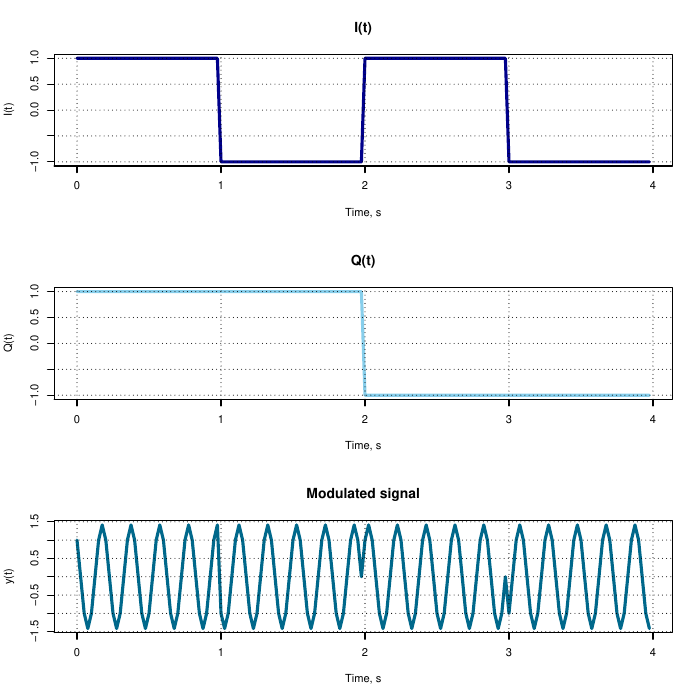

This figure's R source:
t<-c(seq(0, 0.975, 0.025), 
	 seq(1, 1.975, 0.025),
	 seq(2, 2.975, 0.025),
	 seq(3, 3.975, 0.025));
#print(length(t));
i<-c(rep(1, 40), 
	rep(-1, 40), 
	rep(1, 40), 
	rep(-1, 40));
#print(length(i));
q<-c(rep(1, 40), 
	rep(1, 40), 
	rep(-1, 40), 
	rep(-1, 40));
#print(length(q));
#q<-c(1, 1, 1, 1, 1, 1, 1, 1, 1, 1, 1, 1, 1, 1, 1, 1, 1, 1, 1, 1, 1,
#	 1, 1, 1, 1, 1, 1, 1, 1, 1, 1, 1, 1, 1, 1, 1, 1, 1, 1, 1, 1, 1,
#     -1, -1, -1, -1, -1, -1, -1, -1, -1, -1, -1, -1, -1, -1, -1, -1, -1, -1, -1, -1, -1,
#     -1, -1, -1, -1, -1, -1, -1, -1, -1, -1, -1, -1, -1, -1, -1, -1, -1, -1, -1, -1, -1);
f<-5;
pdf("qpsk.pdf");
par(mfrow=c(3,1));
plot(t, i, col="dark blue", main="I(t)", ylab="I(t)", xlab="Time, s", type="l", lwd=3);
grid(col="black");
plot(t, q, col="skyblue", main="Q(t)", ylab="Q(t)", xlab="Time, s", type="l", lwd=3);
grid(col="black");
#plot(t, q, col="skyblue", main="", ylab="Q(t)", xlab="Time, s");
yt = i*cos(2*pi*f*t) - q*sin(2*pi*f*t);
plot(t, yt, main="Modulated signal", xlab="Time, s", ylab="y(t)", type="l", lwd=3, col="deepskyblue4");
grid(col="black")
dev.off();

pdf("qpsk_demod.pdf");
par(mfrow=c(2,1));
plot(t, yt * cos(2*pi*f*t), col="dark blue", lwd=3, main="I(t)", xlab="Time, s", ylab="Amplitude", type="l");
grid(col="black");
plot(t, -yt * sin(2*pi*f*t), col="deepskyblue4", lwd=3, main="Q(t)", xlab="Time, s", ylab="Amplitude", type="l"); 
grid(col="black");
#plot(t, -1 - sqrt(2) * sin(2*pi*f*t) * sin(2*pi*f*t + 3*pi/4), col="deepskyblue4", lwd=3, main="I(t)", xlab="Time, s", ylab="Amplitude", type="l"); 
#grid(col="black");
#plot(t, 1 - sqrt(2) * cos(2*pi*f*t) * sin(2*pi*f*t + 3*pi/4), col="deepskyblue4", lwd=3, main="Q(t)", xlab="Time, s", ylab="Amplitude", type="l"); 
#grid(col="black");
dev.off()

#alpha <- 0.1;
alpha <- (2*pi*1/40.0*f)/(2*pi*1/40.0*f+1);
print(paste("Alpha:", alpha));
pdf("qpsk_demod_lowpass.pdf");
par(mfrow=c(2,1));
# Demodulation 
zt <- yt * cos(2*pi*f*t);
# Exponentially weighted moving average:
# We need to smooth out high frequency component of the signal
r <- c();
c = 1;
for (s in zt) {
	if (c==1) {
		r[c] <- s; 
	} else {
		r[c] <- alpha * s + (1-alpha) * r[c-1]; 
	}
	c <- c + 1;
}
plot(t, r, col="dark blue", lwd=3, main="I(t)", xlab="Time, s", ylab="y(t)", type="l");
grid(col="black");
# Demodulation
zt <- -yt * sin(2*pi*f*t);
# Exponentially weighted moving average:
# We need to smooth out high frequency component of the signal
r <- c();
c = 1;
for (s in zt) {
	if (c==1) {
		r[c] <- s; 
	} else {
		r[c] <- alpha * s + (1-alpha) * r[c-1]; 
	}
	c <- c + 1;
}
plot(t, r, col="deepskyblue4", lwd=3, main="Q(t)", xlab="Time, s", ylab="y(t)", type="l");
grid(col="black");
dev.off();
